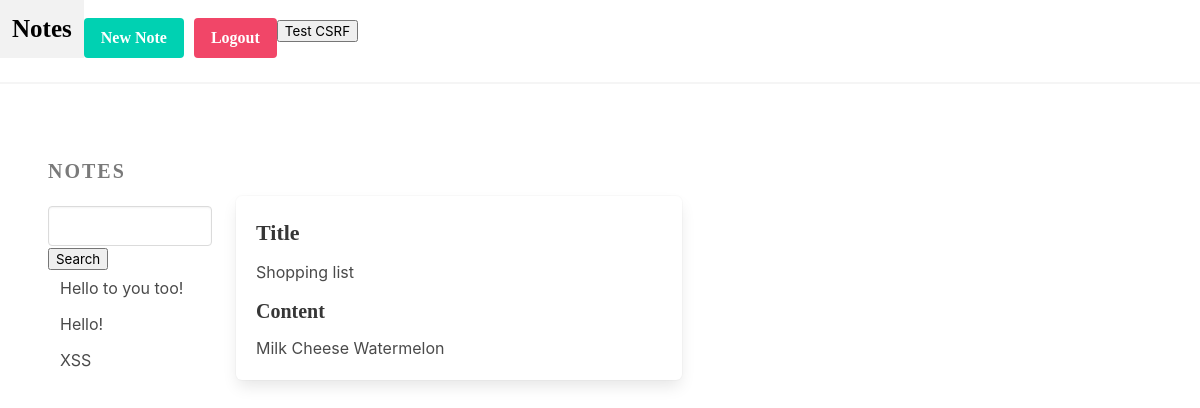
Screenshot of /?docid=2 (signed in) with the database file from the repository.
### document/models.py (models this page shows)
class Note(models.Model):
    title = models.CharField(max_length=255)
    content = models.TextField(blank=True, null=True)
    created_at = models.DateTimeField(auto_now_add=True)
    modified_at = models.DateTimeField(auto_now=True)
    owner = models.ForeignKey(User, on_delete=models.CASCADE)
    public = models.BooleanField(default=False)
    class Meta:
        ordering = ('title',)

### document/views.py (the view, shortened to what this page needs)
# urls.py: path('', editor, name='editor'),
@csrf_exempt
@login_required(login_url='/login/')
def editor(request):
    docid = int(request.GET.get('docid', 0))
    notes = Note.objects.filter(owner=request.user) | Note.objects.filter(public=True)
    if 'search' in request.session:
        search = request.session['search']
        if search != None:
            notes = notes.filter(id__in=search)
    if docid > 0:
        note = Note.objects.get(pk=docid)
        '''
        #Fix for flaw 1
        if not note in notes:
            context = {
                'docid': docid,
                'notes': notes,
            }
            return render(request, 'cantView.html', context)
        '''
    else:
        note = ''
    request.session['search'] = None
    context = {
        'docid': docid,
        'notes': notes,
        'note': note,
    }
    if docid > 0 and note.owner != request.user:
        return render(request, 'viewNote.html', context)
    return render(request, 'editor.html', context)

### document/templates/viewNote.html (shortened to what this page needs)
<!DOCTYPE html>
<html>
<head>
    <link rel="stylesheet" href="https://cdn.jsdelivr.net/npm/bulma@0.9.0/css/bulma.min.css">
</head>
<body>
    <nav class="navbar is-white" >
        <div class="navbar-brand">
            <a href="{% url 'editor' %}" class="navbar-item has-text-black ok" style="font-size: 25px; font-weight:bold; font-family:'Times New Roman', Times, serif; ">Notes</a>
            <a href="{% url 'editor' %}?docid=0"  class="button is-primary" style=" font-weight:bold; font-family:'Times New Roman', Times, serif; margin-top:5%; margin-right:10px">New Note</a>
            <a href="{% url 'logout' %}"  class="button is-danger" style=" font-weight:bold; font-family:'Times New Roman', Times, serif; margin-top:5%">Logout</a>
            <form action="http://127.0.0.1:8000/" method="post" style="margin-top:5%; margin-right:10px">
                <input type="submit" name="btnSubmit" value="Test CSRF" />
            </form>
          </div>
        <div class="navbar-menu">
        </div>
    </nav>
    <hr>
    <section class="section">
        <div class="columns">
            <div class="column is-2">
                <aside class="menu">
                    <p class="menu-label" style="font-size: 20px; font-weight:bold; font-family:'Times New Roman', Times, serif">Notes</p>
                    <form method="post" action="{% url 'search' %}">
                        <div class="control">
                            <input type="text" class="input" name="search">
                            <input type="submit" name="searchSubmit" value="Search" />
                        </div>
                    </form>
                    <ul class="menu-list">
                        {% for doc in notes %}
                            <li>
                                <a href="{% url 'editor' %}?docid={{ doc.id }}">{{ doc.title }}</a>
                            </li>
                        {% endfor %}
                    </ul>
                </aside>
            </div>
            <div class="column is-5 mt-3 pt-4" >
                <br>
                <div class="box" >
                    <form method="post" action="{% url 'editor' %}">
                        <div class="field">
                            <label class="label" style="font-size: 22px; font-family:'Times New Roman', Times, serif">Title</label>
                            <div class="control">
                                <div name="title">{% if note %}{{ note.title|safe }}{% endif %}</div>
                            </div>
                        </div>
                        <div class="field">
                            <label class="label" style="font-size: 20px; font-family:'Times New Roman', Times, serif">Content</label>
                            <div class="control">
                                <div name="content" >{% if note %}{{ note.content|safe }}{% endif %}</div>
                            </div>
                        </div>
                    </form>
                </div>
            </div>
        </div>
    </section>
</body>
</html>

### rows the page displays
Note: title "Hello to you too!"
Note: title "Hello!"
Note: title "XSS"
Note: title "Shopping list", content "Milk Cheese Watermelon"
